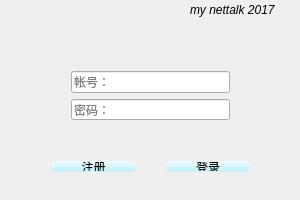
<?xml version="1.0" encoding="UTF-8"?>
<ui version="4.0">
 <class>LogIon</class>
 <widget class="QWidget" name="LogIon">
  <property name="geometry">
   <rect>
    <x>0</x>
    <y>0</y>
    <width>300</width>
    <height>200</height>
   </rect>
  </property>
  <property name="minimumSize">
   <size>
    <width>300</width>
    <height>200</height>
   </size>
  </property>
  <property name="maximumSize">
   <size>
    <width>300</width>
    <height>200</height>
   </size>
  </property>
  <property name="cursor">
   <cursorShape>UpArrowCursor</cursorShape>
  </property>
  <property name="windowTitle">
   <string>LogIn</string>
  </property>
  <property name="windowIcon">
   <iconset resource="image/image.qrc">
    <normaloff>:/new/prefix1/dog01.png</normaloff>:/new/prefix1/dog01.png</iconset>
  </property>
  <widget class="QWidget" name="verticalLayoutWidget">
   <property name="geometry">
    <rect>
     <x>60</x>
     <y>60</y>
     <width>181</width>
     <height>71</height>
    </rect>
   </property>
   <layout class="QVBoxLayout" name="verticalLayout">
    <item>
     <widget class="QLineEdit" name="countLineEdit">
      <property name="placeholderText">
       <string>帐号：</string>
      </property>
     </widget>
    </item>
    <item>
     <widget class="QLineEdit" name="passwdLineEdit">
      <property name="placeholderText">
       <string>密码：</string>
      </property>
     </widget>
    </item>
   </layout>
  </widget>
  <widget class="QWidget" name="horizontalLayoutWidget">
   <property name="geometry">
    <rect>
     <x>40</x>
     <y>150</y>
     <width>221</width>
     <height>33</height>
    </rect>
   </property>
   <layout class="QHBoxLayout" name="horizontalLayout">
    <property name="spacing">
     <number>30</number>
    </property>
    <item>
     <widget class="QPushButton" name="countPushButton">
      <property name="styleSheet">
       <string notr="true">background-color: rgba(175, 241, 254, 8);</string>
      </property>
      <property name="text">
       <string>注册</string>
      </property>
     </widget>
    </item>
    <item>
     <widget class="QPushButton" name="loginPushButton">
      <property name="styleSheet">
       <string notr="true">background-color: rgba(175, 241, 254, 8);</string>
      </property>
      <property name="text">
       <string>登录</string>
      </property>
     </widget>
    </item>
   </layout>
  </widget>
  <widget class="QLabel" name="versionLabel">
   <property name="geometry">
    <rect>
     <x>190</x>
     <y>0</y>
     <width>111</width>
     <height>20</height>
    </rect>
   </property>
   <property name="font">
    <font>
     <italic>true</italic>
    </font>
   </property>
   <property name="text">
    <string>my nettalk 2017</string>
   </property>
  </widget>
  <widget class="QLabel" name="loginbackgroundLabel">
   <property name="geometry">
    <rect>
     <x>0</x>
     <y>0</y>
     <width>300</width>
     <height>200</height>
    </rect>
   </property>
   <property name="minimumSize">
    <size>
     <width>300</width>
     <height>200</height>
    </size>
   </property>
   <property name="maximumSize">
    <size>
     <width>300</width>
     <height>200</height>
    </size>
   </property>
   <property name="autoFillBackground">
    <bool>true</bool>
   </property>
   <property name="text">
    <string/>
   </property>
   <property name="pixmap">
    <pixmap resource="image/image.qrc">:/new/prefix1/csky01.jpg</pixmap>
   </property>
   <property name="scaledContents">
    <bool>true</bool>
   </property>
  </widget>
  <zorder>loginbackgroundLabel</zorder>
  <zorder>verticalLayoutWidget</zorder>
  <zorder>horizontalLayoutWidget</zorder>
  <zorder>versionLabel</zorder>
 </widget>
 <layoutdefault spacing="6" margin="11"/>
 <resources>
  <include location="image/image.qrc"/>
 </resources>
 <connections/>
</ui>
